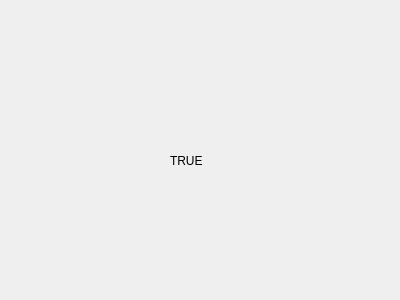
<?xml version="1.0" encoding="UTF-8"?>
<ui version="4.0">
 <class>True</class>
 <widget class="QDialog" name="True">
  <property name="geometry">
   <rect>
    <x>0</x>
    <y>0</y>
    <width>400</width>
    <height>300</height>
   </rect>
  </property>
  <property name="windowTitle">
   <string>Dialog</string>
  </property>
  <widget class="QLabel" name="label">
   <property name="geometry">
    <rect>
     <x>170</x>
     <y>100</y>
     <width>201</width>
     <height>121</height>
    </rect>
   </property>
   <property name="text">
    <string>TRUE</string>
   </property>
  </widget>
 </widget>
 <resources/>
 <connections/>
</ui>
